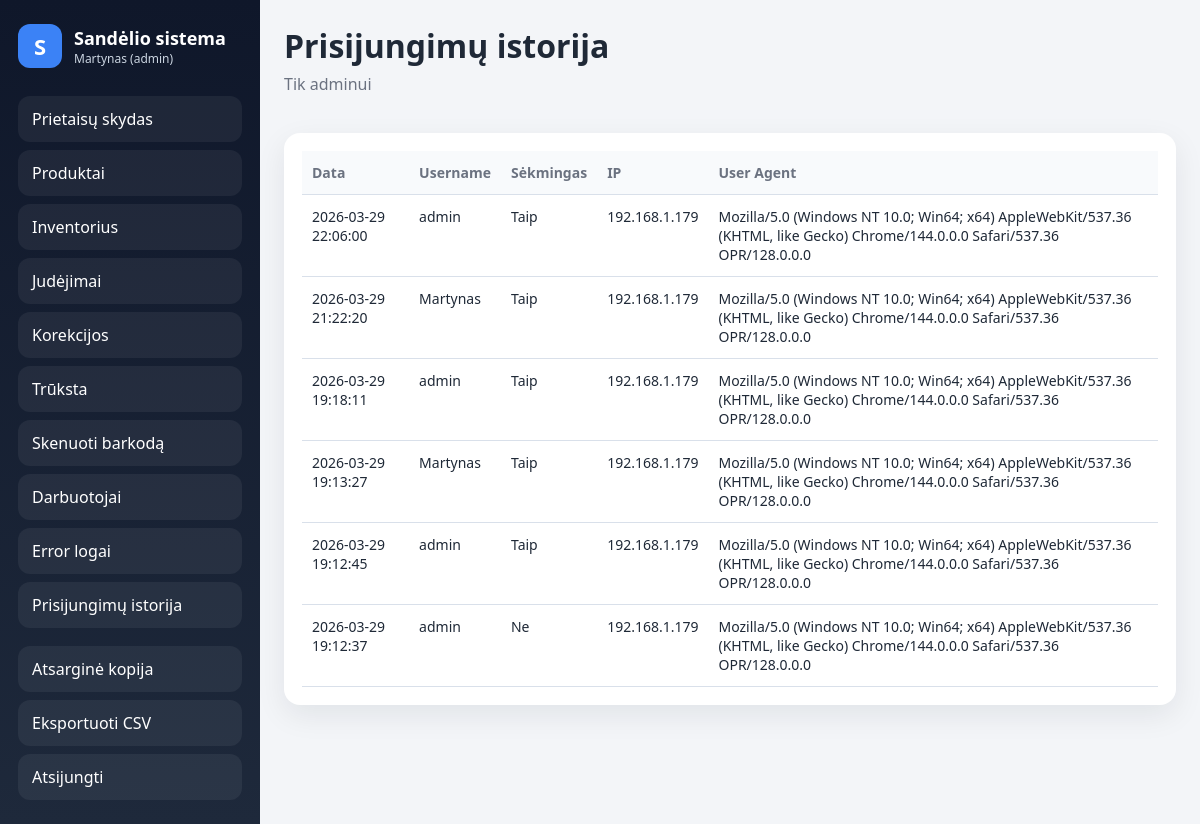
The app's page /prisijungimu-istorija (signed in) with its own data.
### tables this page shows
CREATE TABLE prisijungimu_istorija (
        id INTEGER PRIMARY KEY AUTOINCREMENT,
        user_id INTEGER,
        username TEXT,
        sekmingas INTEGER NOT NULL,
        ip_adresas TEXT,
        user_agent TEXT,
        created_at TEXT NOT NULL
    );

### app.py (the view)
@app.route("/prisijungimu-istorija")
@admin_required
def prisijungimu_istorija():
    conn = gauti_conn()
    c = conn.cursor()
    c.execute("SELECT * FROM prisijungimu_istorija ORDER BY id DESC LIMIT 300")
    rows = c.fetchall()
    conn.close()
    return render_template("login_history.html", rows=rows, message=request.args.get("message", ""))

### app.py (called while the page is built)
def gauti_conn():
    conn = sqlite3.connect(DB)
    conn.row_factory = sqlite3.Row
    return conn

def get_setting(key, default=""):
    conn = gauti_conn()
    c = conn.cursor()
    c.execute("SELECT value FROM settings WHERE key = ?", (key,))
    row = c.fetchone()
    conn.close()
    return row["value"] if row else default

def system_locked():
    return get_setting("system_locked", "0") == "1"

def login_required(f):
    @wraps(f)
    def wrapper(*args, **kwargs):
        if not session.get("user_id"):
            return redirect(url_for("login"))
        last_activity = session.get("last_activity")
        if last_activity:
            last_dt = datetime.fromisoformat(last_activity)
            if datetime.now() - last_dt > timedelta(minutes=INACTIVITY_MINUTES):
                session.clear()
                return redirect(url_for("login", message="Sesija baigėsi dėl neaktyvumo."))
        session["last_activity"] = datetime.now().isoformat()
        return f(*args, **kwargs)
    return wrapper

def admin_required(f):
    @wraps(f)
    @login_required
    def wrapper(*args, **kwargs):
        if session.get("role") != "admin":
            return redirect(url_for("dashboard", message="Neturi teisių."))
        return f(*args, **kwargs)
    return wrapper

@app.before_request
def before_request():
    g.current_user = None
    if request.endpoint in {"login", "static", "manifest", "service_worker"}:
        return
    if system_locked():
        allowed = {"login", "logout", "dashboard", "static", "manifest", "service_worker"}
        if request.endpoint not in allowed:
            if session.get("role") != "admin":
                return redirect(url_for("dashboard", message="Sistema užrakinta. Kreipkis į adminą."))

### templates/login_history.html (shortened to what this page needs)
{% extends "base.html" %}
{% block content %}
<div class="topbar">
    <div>
        <h1>Prisijungimų istorija</h1>
        <p class="muted">Tik adminui</p>
    </div>
</div>
<section class="card">
    <div class="table-wrap">
        <table>
            <thead>
                <tr><th>Data</th><th>Username</th><th>Sėkmingas</th><th>IP</th><th>User Agent</th></tr>
            </thead>
            <tbody>
            {% for r in rows %}
            <tr>
                <td>{{ r["created_at"] }}</td>
                <td>{{ r["username"] }}</td>
                <td>{{ "Taip" if r["sekmingas"] == 1 else "Ne" }}</td>
                <td>{{ r["ip_adresas"] or "-" }}</td>
                <td>{{ r["user_agent"] or "-" }}</td>
            </tr>
            {% endfor %}
            </tbody>
        </table>
    </div>
</section>
{% endblock %}

### static/style.css (style rules this page uses)
:root { --bg: #f3f5f8; --panel: #ffffff; --line: #d9e0ea; --text: #1f2937; --muted: #6b7280; --primary: #2563eb; --primary-hover: #1d4ed8; --danger: #c62828; --shadow: 0 10px 30px rgba(15, 23, 42, 0.08); --radius: 16px; }
* { box-sizing: border-box; }
html, body { margin: 0; padding: 0; background: var(--bg); color: var(--text); font-family: "Segoe UI", Arial, sans-serif; }
.topbar { display: flex; align-items: flex-start; justify-content: space-between; gap: 18px; margin-bottom: 22px; flex-wrap: wrap; }
.topbar h1 { margin: 0; font-size: 32px; }
.muted { color: var(--muted); margin-top: 6px; }
.card { background: var(--panel); border-radius: var(--radius); box-shadow: var(--shadow); padding: 18px; margin-bottom: 20px; }
.table-wrap { overflow-x: auto; }
table { width: 100%; border-collapse: collapse; }
th, td { text-align: left; vertical-align: top; border-bottom: 1px solid var(--line); padding: 12px 10px; font-size: 14px; }
th { color: var(--muted); font-weight: 600; background: #f8fafc; }

### records on screen
prisijungimu_istorija: created_at "2026-03-29 22:06:00", username "admin", sekmingas "Taip", ip_adresas "192.168.1.179", user_agent "Mozilla/5.0 (Windows NT 10.0; Win64; x64) AppleWebKit/537.36 (KHTML, like Gecko) Chrome/144.0.0.0 Safari/537.36 OPR/128.0.0.0"
prisijungimu_istorija: created_at "2026-03-29 21:22:20", username "Martynas", sekmingas "Taip", ip_adresas "192.168.1.179", user_agent "Mozilla/5.0 (Windows NT 10.0; Win64; x64) AppleWebKit/537.36 (KHTML, like Gecko) Chrome/144.0.0.0 Safari/537.36 OPR/128.0.0.0"
prisijungimu_istorija: created_at "2026-03-29 19:18:11", username "admin", sekmingas "Taip", ip_adresas "192.168.1.179", user_agent "Mozilla/5.0 (Windows NT 10.0; Win64; x64) AppleWebKit/537.36 (KHTML, like Gecko) Chrome/144.0.0.0 Safari/537.36 OPR/128.0.0.0"
prisijungimu_istorija: created_at "2026-03-29 19:13:27", username "Martynas", sekmingas "Taip", ip_adresas "192.168.1.179", user_agent "Mozilla/5.0 (Windows NT 10.0; Win64; x64) AppleWebKit/537.36 (KHTML, like Gecko) Chrome/144.0.0.0 Safari/537.36 OPR/128.0.0.0"
prisijungimu_istorija: created_at "2026-03-29 19:12:45", username "admin", sekmingas "Taip", ip_adresas "192.168.1.179", user_agent "Mozilla/5.0 (Windows NT 10.0; Win64; x64) AppleWebKit/537.36 (KHTML, like Gecko) Chrome/144.0.0.0 Safari/537.36 OPR/128.0.0.0"
prisijungimu_istorija: created_at "2026-03-29 19:12:37", username "admin", sekmingas "Ne", ip_adresas "192.168.1.179", user_agent "Mozilla/5.0 (Windows NT 10.0; Win64; x64) AppleWebKit/537.36 (KHTML, like Gecko) Chrome/144.0.0.0 Safari/537.36 OPR/128.0.0.0"

### other values on screen
{{ session.get('username', '') }} "Martynas"
{{ session.get('role', '') }} "admin"
